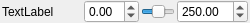
<?xml version="1.0" encoding="UTF-8"?>
<ui version="4.0">
 <class>JointWidget</class>
 <widget class="QWidget" name="JointWidget">
  <property name="geometry">
   <rect>
    <x>0</x>
    <y>0</y>
    <width>250</width>
    <height>22</height>
   </rect>
  </property>
  <property name="windowTitle">
   <string>Form</string>
  </property>
  <layout class="QHBoxLayout" name="horizontalLayout">
   <property name="spacing">
    <number>2</number>
   </property>
   <property name="leftMargin">
    <number>2</number>
   </property>
   <property name="topMargin">
    <number>0</number>
   </property>
   <property name="rightMargin">
    <number>2</number>
   </property>
   <property name="bottomMargin">
    <number>0</number>
   </property>
   <item>
    <widget class="QLabel" name="label">
     <property name="sizePolicy">
      <sizepolicy hsizetype="Fixed" vsizetype="Preferred">
       <horstretch>0</horstretch>
       <verstretch>0</verstretch>
      </sizepolicy>
     </property>
     <property name="minimumSize">
      <size>
       <width>80</width>
       <height>0</height>
      </size>
     </property>
     <property name="text">
      <string>TextLabel</string>
     </property>
    </widget>
   </item>
   <item>
    <widget class="QDoubleSpinBox" name="angleSpinBox">
     <property name="toolTip">
      <string>The desired angle.</string>
     </property>
     <property name="minimum">
      <double>-3.140000000000000</double>
     </property>
     <property name="maximum">
      <double>3.140000000000000</double>
     </property>
     <property name="singleStep">
      <double>0.010000000000000</double>
     </property>
    </widget>
   </item>
   <item>
    <widget class="QSlider" name="angleSlider">
     <property name="toolTip">
      <string>Analog control of the angle.</string>
     </property>
     <property name="minimum">
      <number>-10000</number>
     </property>
     <property name="maximum">
      <number>10000</number>
     </property>
     <property name="orientation">
      <enum>Qt::Horizontal</enum>
     </property>
    </widget>
   </item>
   <item>
    <widget class="QDoubleSpinBox" name="fmaxSpinBox">
     <property name="toolTip">
      <string>Maximum force used to achieve the desired angle.</string>
     </property>
     <property name="maximum">
      <double>9999.000000000000000</double>
     </property>
     <property name="value">
      <double>250.000000000000000</double>
     </property>
    </widget>
   </item>
  </layout>
 </widget>
 <resources/>
 <connections>
  <connection>
   <sender>angleSlider</sender>
   <signal>valueChanged(int)</signal>
   <receiver>JointWidget</receiver>
   <slot>intToAngleSpinBox(int)</slot>
   <hints>
    <hint type="sourcelabel">
     <x>183</x>
     <y>10</y>
    </hint>
    <hint type="destinationlabel">
     <x>193</x>
     <y>10</y>
    </hint>
   </hints>
  </connection>
  <connection>
   <sender>angleSpinBox</sender>
   <signal>valueChanged(double)</signal>
   <receiver>JointWidget</receiver>
   <slot>doubleToAngleSlider(double)</slot>
   <hints>
    <hint type="sourcelabel">
     <x>107</x>
     <y>9</y>
    </hint>
    <hint type="destinationlabel">
     <x>193</x>
     <y>10</y>
    </hint>
   </hints>
  </connection>
 </connections>
 <slots>
  <slot>intToAngleSpinBox(int)</slot>
  <slot>doubleToAngleSlider(double)</slot>
 </slots>
</ui>
